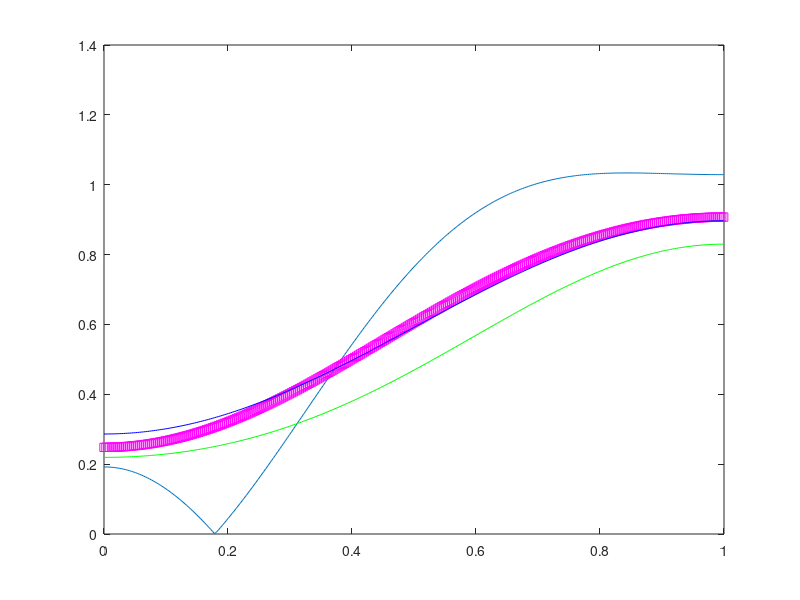

Write MATLAB code to recreate this figure.
clc;
clear all;
wc=input('Enter the value of cut off frequency: ');
N=input('Enter the value of filter: ');
alpha=(N-1)/2;
eps=0.001;
%Rectangular Window
n=0:1:N-1;
hd=(sin(pi*(n-alpha+eps))-sin((n-alpha+eps)*wc))./(pi*(n-alpha+eps));
hn=hd;
w=0:0.01:pi;
h=freqz(hn,1,w);
plot(w/pi,abs(h));
hold on
%Hamming Window
n=0:1:N-1;
wh=0.54-0.46*cos((2*pi*n)/(N-1));
hn=hd.*wh;
w=0:0.01:pi;
h=freqz(hn,1,w);
plot(w/pi,abs(h),'ms');
hold off;
hold on
%Hanning Window
n=0:1:N-1;
wh=0.5-0.5*cos((2*pi*n)/(N-1));
hn=hd.*wh;
w=0:0.01:pi;
h=freqz(hn,1,w);
plot(w/pi,abs(h),'blue');
hold off;
hold on
%Blackman Window
n=0:1:N-1; wh=0.42-0.5*cos((2*pi*n)/(N-1))-0.08*cos((4*pi*n)/(N-1));
hn=hd.*wh;
w=0:0.01:pi;
h=freqz(hn,1,w);
plot(w/pi,abs(h),'green');
hold off;
